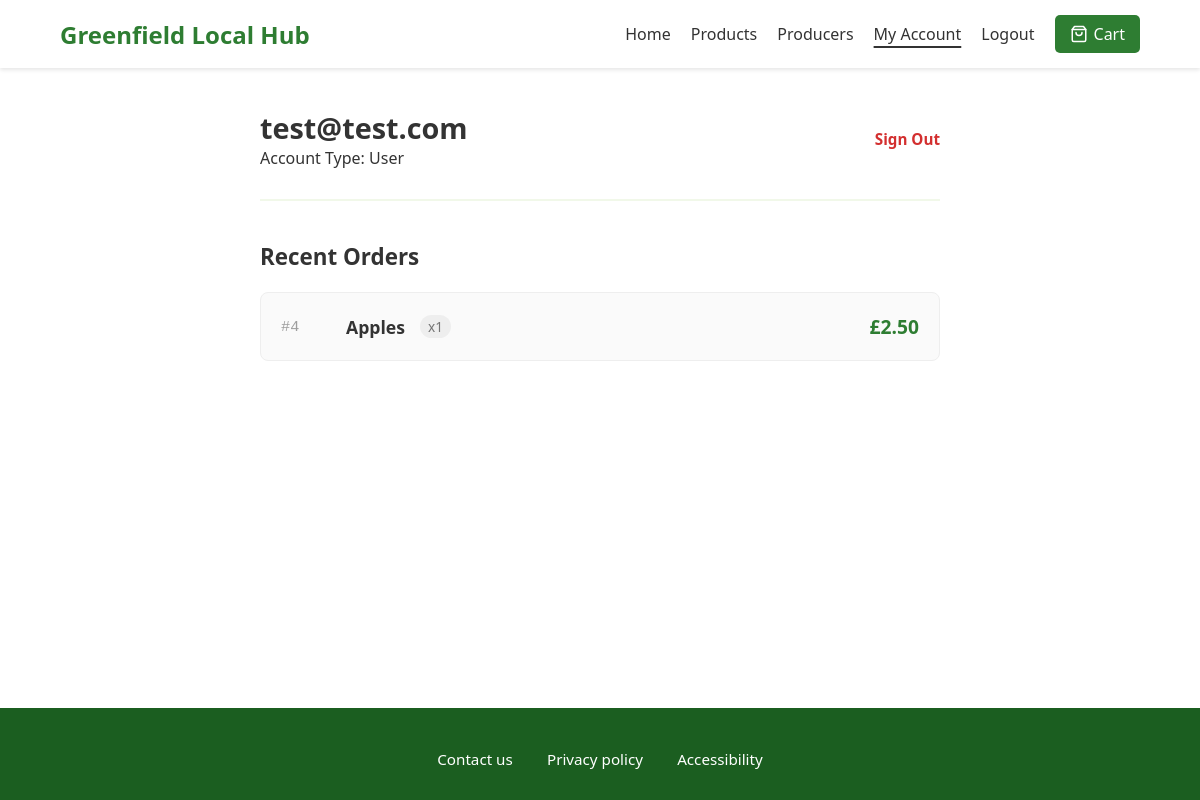
/account (signed in), run on the app's committed database.
### tables this page shows
CREATE TABLE users (
        id INTEGER PRIMARY KEY,
        email TEXT,
        password TEXT,
        role TEXT
    );

CREATE TABLE orders (
        id INTEGER PRIMARY KEY,
        product_id INTEGER,
        quantity INTEGER,
        total REAL
    , user_id INTEGER);

CREATE TABLE products (
        id INTEGER PRIMARY KEY,
        name TEXT,
        price REAL,
        stock INTEGER,
        producer TEXT,
        allergens TEXT,
        image_url TEXT
    );

### app.py (the view)
@app.route("/account")
def my_account():
    if not session.get("user"):
        return redirect("/login")
    db = connect_db()
    user = db.execute("SELECT email, role FROM users WHERE id=?", (session["user"],)).fetchone()
    orders = db.execute("""
        SELECT orders.id, products.name, orders.quantity, orders.total
        FROM orders
        JOIN products ON orders.product_id = products.id
        WHERE orders.user_id=?
        ORDER BY orders.id DESC
    """, (session["user"],)).fetchall()
    return render_template("account.html", user=user, orders=orders)

### app.py (called while the page is built)
def connect_db():
    return sqlite3.connect("database.db")

### templates/account.html (shortened to what this page needs)
{% extends "base.html" %}
{% block content %}
<div class="account-page-wrapper">
    <div class="account-hero">
        <div class="account-info">
            <h2 class="user-email">{{ user[0] }}</h2>
            <p class="role-text">Account Type: {{ user[1]|capitalize }}</p>
        </div>
        <div class="account-actions">
            <a href="/logout" class="action-btn text-only">Sign Out</a>
        </div>
    </div>
    <div class="account-body">
        <div class="order-list-section">
            <h3 class="section-heading">Recent Orders</h3>
            {% if orders %}
                <ul class="clean-order-list">
                    {% for order in orders %}
                    <li class="order-item">
                        <div class="order-item-main">
                            <span class="order-id">#{{ order[0] }}</span>
                            <span class="order-name">{{ order[1] }}</span>
                            <span class="order-qty">x{{ order[2] }}</span>
                        </div>
                        <div class="order-item-price">
                            £{{ "%.2f"|format(order[3]) }}
                        </div>
                    </li>
                    {% endfor %}
                </ul>
            {% else %}
                <div class="empty-state">
                    <p>No orders placed yet.</p>
                    <a href="/products" class="shop-now-btn">Start your first order</a>
                </div>
            {% endif %}
        </div>
    </div>
</div>
{% endblock %}

### static/style.css (style rules this page uses)
* { margin: 0; padding: 0; box-sizing: border-box; }
body { font-family: 'Segoe UI', Tahoma, Geneva, Verdana, sans-serif; background-color: #ffffff; color: #333; display: flex; flex-direction: column; min-height: 100vh; }
.account-page-wrapper { max-width: 800px; margin: 40px auto 60px; padding: 0 5%; }
.account-hero { display: flex; justify-content: space-between; align-items: center; padding-bottom: 30px; border-bottom: 2px solid #f1f8e9; margin-bottom: 40px; flex-wrap: wrap; gap: 20px; }
.user-email { font-size: 1.8rem; color: #333; margin: 0; }
.account-actions { display: flex; gap: 15px; align-items: center; }
.action-btn { padding: 8px 16px; border-radius: 5px; text-decoration: none; font-weight: bold; font-size: 0.95rem; transition: background-color 0.2s, color 0.2s; }
.action-btn.text-only { color: #d32f2f; padding: 8px 0; }
.section-heading { font-size: 1.4rem; color: #333; margin-bottom: 20px; }
.clean-order-list { list-style: none; display: flex; flex-direction: column; gap: 15px; }
.order-item { display: flex; justify-content: space-between; align-items: center; padding: 20px; background-color: #fafafa; border: 1px solid #eeeeee; border-radius: 8px; transition: transform 0.2s; }
.order-item-main { display: flex; align-items: center; gap: 15px; }
.order-id { color: #9e9e9e; font-family: monospace; font-size: 0.95rem; width: 50px; }
.order-name { font-weight: bold; color: #333; font-size: 1.1rem; }
.order-qty { color: #757575; background-color: #eeeeee; padding: 2px 8px; border-radius: 12px; font-size: 0.85rem; }
.order-item-price { font-weight: bold; color: #2e7d32; font-size: 1.2rem; }

### data on the page
users: email "test@test.com", role "User"
orders: id "4", name "Apples", quantity "1", total "2.50"
